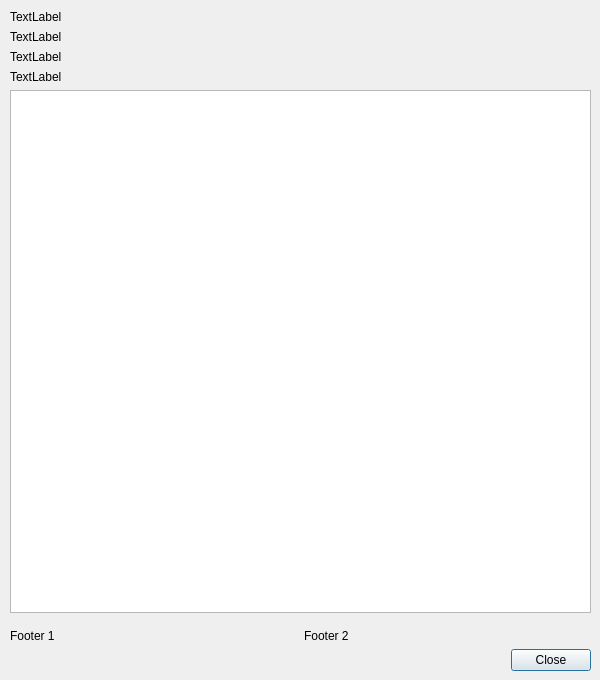
<?xml version="1.0" encoding="UTF-8"?>
<ui version="4.0">
 <class>About</class>
 <widget class="QDialog" name="About">
  <property name="geometry">
   <rect>
    <x>0</x>
    <y>0</y>
    <width>600</width>
    <height>680</height>
   </rect>
  </property>
  <property name="windowTitle">
   <string>Dialog</string>
  </property>
  <widget class="QWidget" name="layoutWidget">
   <property name="geometry">
    <rect>
     <x>10</x>
     <y>10</y>
     <width>581</width>
     <height>661</height>
    </rect>
   </property>
   <layout class="QVBoxLayout" name="verticalLayout">
    <item>
     <widget class="QLabel" name="header">
      <property name="text">
       <string>TextLabel</string>
      </property>
     </widget>
    </item>
    <item>
     <widget class="QLabel" name="textLabel_1">
      <property name="text">
       <string>TextLabel</string>
      </property>
     </widget>
    </item>
    <item>
     <widget class="QLabel" name="textLabel_2">
      <property name="text">
       <string>TextLabel</string>
      </property>
     </widget>
    </item>
    <item>
     <widget class="QLabel" name="textLabel_3">
      <property name="text">
       <string>TextLabel</string>
      </property>
     </widget>
    </item>
    <item>
     <widget class="QTextBrowser" name="textBrowser">
      <property name="cursor" stdset="0">
       <cursorShape>ArrowCursor</cursorShape>
      </property>
      <property name="acceptDrops">
       <bool>false</bool>
      </property>
      <property name="horizontalScrollBarPolicy">
       <enum>Qt::ScrollBarAlwaysOff</enum>
      </property>
      <property name="overwriteMode">
       <bool>false</bool>
      </property>
     </widget>
    </item>
    <item>
     <layout class="QHBoxLayout" name="horizontalLayout">
      <property name="leftMargin">
       <number>0</number>
      </property>
      <property name="topMargin">
       <number>10</number>
      </property>
      <item>
       <widget class="QLabel" name="footer1">
        <property name="text">
         <string>Footer 1</string>
        </property>
       </widget>
      </item>
      <item>
       <widget class="QLabel" name="footer2">
        <property name="text">
         <string>Footer 2</string>
        </property>
       </widget>
      </item>
     </layout>
    </item>
    <item>
     <widget class="QDialogButtonBox" name="buttonBox">
      <property name="orientation">
       <enum>Qt::Horizontal</enum>
      </property>
      <property name="standardButtons">
       <set>QDialogButtonBox::Close</set>
      </property>
     </widget>
    </item>
   </layout>
  </widget>
 </widget>
 <resources/>
 <connections>
  <connection>
   <sender>buttonBox</sender>
   <signal>accepted()</signal>
   <receiver>About</receiver>
   <slot>accept()</slot>
   <hints>
    <hint type="sourcelabel">
     <x>248</x>
     <y>254</y>
    </hint>
    <hint type="destinationlabel">
     <x>157</x>
     <y>274</y>
    </hint>
   </hints>
  </connection>
  <connection>
   <sender>buttonBox</sender>
   <signal>rejected()</signal>
   <receiver>About</receiver>
   <slot>reject()</slot>
   <hints>
    <hint type="sourcelabel">
     <x>316</x>
     <y>260</y>
    </hint>
    <hint type="destinationlabel">
     <x>286</x>
     <y>274</y>
    </hint>
   </hints>
  </connection>
 </connections>
</ui>
